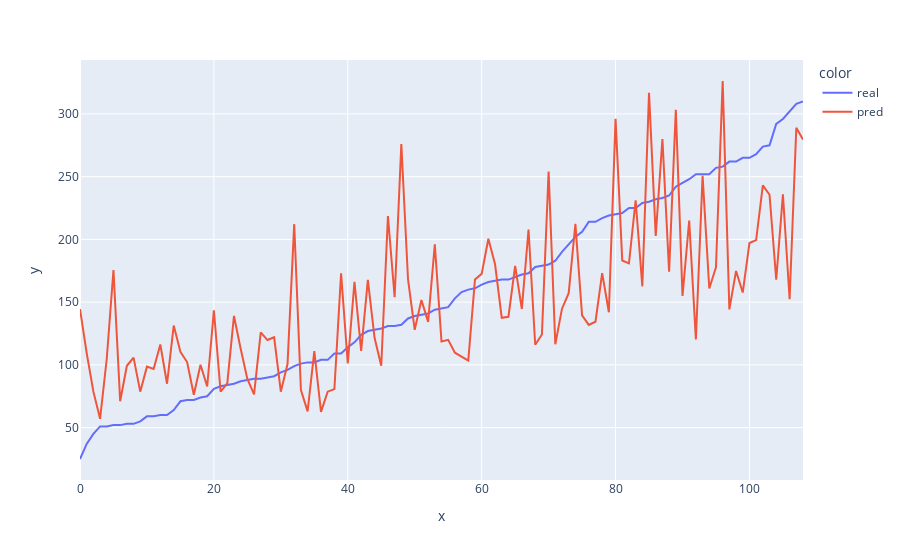

The code cell stored with this chart in its notebook:
### Code cell
real = np.array(real)
pred = np.array(pred)
sorted_indices = np.argsort(real)
real = real[sorted_indices]
pred = pred[sorted_indices]

px.line(
    {'y': list(float(i) for i in real) + list(float(i) for i in pred), 
     'color': ['real']*len(real)+['pred']*len(pred), 
     'x':list(range(len(real)))*2},
     x='x', y='y', color='color')

### Figure 1 — Plotly figure (JSON) as saved in the notebook; plotly's stock layout.template omitted (floating-point values rounded to 4 significant figures)
{"data": [{"hovertemplate": "color=real<br>x=%{x}<br>y=%{y}<extra></extra>", "legendgroup": "real", "line": {"color": "#636efa", "dash": "solid"}, "marker": {"symbol": "circle"}, "mode": "lines", "name": "real", "orientation": "v", "showlegend": true, "type": "scatter", "x": [0, 1, 2, 3, 4, 5, 6, 7, 8, 9, 10, 11, 12, 13, 14, 15, 16, 17, 18, 19, 20, 21, 22, 23, 24, 25, 26, 27, 28, 29, 30, 31, 32, 33, 34, 35, 36, 37, 38, 39, 40, 41, 42, 43, 44, 45, 46, 47, 48, 49, 50, 51, 52, 53, 54, 55, 56, 57, 58, 59, 60, 61, 62, 63, 64, 65, 66, 67, 68, 69, 70, 71, 72, 73, 74, 75, 76, 77, 78, 79, 80, 81, 82, 83, 84, 85, 86, 87, 88, 89, 90, 91, 92, 93, 94, 95, 96, 97, 98, 99, 100, 101, 102, 103, 104, 105, 106, 107, 108], "xaxis": "x", "y": [25, 37, 45, 51, 51, 52, 52, 53, 53, 55, 59, 59, 60, 60, 64, 71, 72, 72, 74, 75, 81, 83, 84, 85, 87, 88, 89, 89, 90, 91, 94, 96, 99, 101, 102, 102, 104, 104, 109, 109, 114, 118, 124, 127, 128, 129, 131, 131, 132, 137, 139, 140, 141, 144, 145, 146, 153, 158, 160, 161, 164, 166, 167, 168, 168, 170, 172, 173, 178, 179, 180, 183, 190, 196, 202, 206, 214, 214, 217, 219, 220, 221, 225, 225, 229, 230, 232, 233, 235, 242, 245, 248, 252, 252, 252, 257, 258, 262, 262, 265, 265, 268, 274, 275, 292, 296, 302, 308, 310], "yaxis": "y"}, {"hovertemplate": "color=pred<br>x=%{x}<br>y=%{y}<extra></extra>", "legendgroup": "pred", "line": {"color": "#EF553B", "dash": "solid"}, "marker": {"symbol": "circle"}, "mode": "lines", "name": "pred", "orientation": "v", "showlegend": true, "type": "scatter", "x": [0, 1, 2, 3, 4, 5, 6, 7, 8, 9, 10, 11, 12, 13, 14, 15, 16, 17, 18, 19, 20, 21, 22, 23, 24, 25, 26, 27, 28, 29, 30, 31, 32, 33, 34, 35, 36, 37, 38, 39, 40, 41, 42, 43, 44, 45, 46, 47, 48, 49, 50, 51, 52, 53, 54, 55, 56, 57, 58, 59, 60, 61, 62, 63, 64, 65, 66, 67, 68, 69, 70, 71, 72, 73, 74, 75, 76, 77, 78, 79, 80, 81, 82, 83, 84, 85, 86, 87, 88, 89, 90, 91, 92, 93, 94, 95, 96, 97, 98, 99, 100, 101, 102, 103, 104, 105, 106, 107, 108], "xaxis": "x", "y": [144.5, 109.4, 78.67, 57.06, 105.1, 175.6, 71.05, 99.28, 105.8, 78.67, 98.63, 96.7, 116.2, 84.96, 131.4, 110.5, 102.3, 76.24, 100.1, 82.76, 143.6, 78.67, 85.35, 139.0, 112.9, 88.77, 76.47, 125.9, 119.8, 122.0, 78.67, 100.6, 212.1, 79.89, 62.99, 111.0, 62.57, 78.67, 80.71, 172.9, 101.1, 166.2, 111.2, 167.8, 121.6, 99.33, 218.6, 153.9, 276.0, 168.1, 127.9, 151.7, 134.3, 196.1, 118.7, 120.0, 109.7, 106.5, 103.5, 168.0, 172.5, 200.6, 180.2, 137.6, 138.4, 178.9, 144.5, 207.9, 116.1, 124.2, 254.2, 116.4, 144.8, 157.1, 212.4, 139.4, 131.9, 134.4, 173.2, 142.0, 296.0, 183.2, 181.0, 231.2, 162.6, 316.9, 202.8, 279.9, 174.3, 303.3, 155.0, 215.0, 120.3, 250.8, 160.9, 177.8, 326.2, 144.2, 174.8, 157.7, 197.1, 199.5, 243.1, 235.6, 167.9, 236.0, 152.3, 289.0, 279.6], "yaxis": "y"}], "layout": {"legend": {"title": {"text": "color"}, "tracegroupgap": 0}, "margin": {"t": 60}, "xaxis": {"anchor": "y", "domain": [0, 1], "title": {"text": "x"}}, "yaxis": {"anchor": "x", "domain": [0, 1], "title": {"text": "y"}}}}
